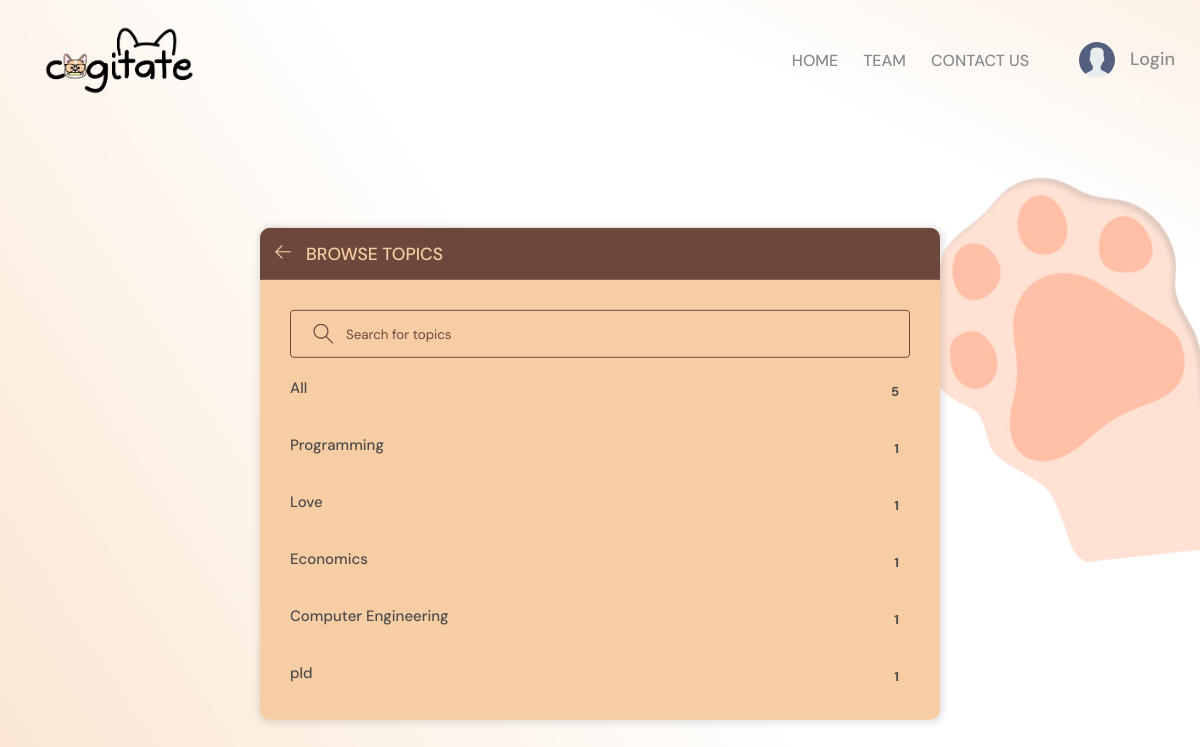
Page /topics/ on the committed database.
### base/models.py (models this page shows, shortened)
class Topic(models.Model):
    name = models.CharField(max_length=200)

### base/views.py (the view)
# urls.py: path('topics/', views.topicsPage, name="topics"),
def topicsPage(request):
    q = request.GET.get('q') if request.GET.get('q') != None else ''
    topics = Topic.objects.filter(name__icontains=q)
    return render(request, 'base/topics.html', {'topics': topics})

### base/templates/base/topics.html (shortened to what this page needs)
{% extends 'main.html' %}
{% block content %}
<main class="create-room layout">
  <div class="container">
    <div class="layout__box">
      <div class="layout__boxHeader">
        <div class="layout__boxTitle">
          <a href="{% url 'forums' %}">
            <svg version="1.1" xmlns="http://www.w3.org/2000/svg" width="32" height="32" viewBox="0 0 32 32">
              <title>arrow-left</title>
              <path
                d="M13.723 2.286l-13.723 13.714 13.719 13.714 1.616-1.611-10.96-10.96h27.625v-2.286h-27.625l10.965-10.965-1.616-1.607z">
              </path>
            </svg>
          </a>
          <h3>Browse Topics</h3>
        </div>
      </div>
      <div class="topics-page layout__body">
        <form action="" method="GET" class="header__search">
          <label>
            <input name="q" placeholder="Search for topics" />
          </label>
        </form>
        <ul class="topics__list">
          <li>
            <a href="{% url 'topics' %}" class="active">All <span>{{topics.count}}</span></a>
          </li>
          {% for topic in topics %}
          <li>
            <a href="{% url 'forums' %}?q={{topic.name}}">{{topic.name}} <span>{{topic.room_set.all.count}}</span></a>
          </li>
          {% endfor %}
        </ul>
      </div>
    </div>
  </div>
</main>
{% endblock content %}

### static/styles/style.css (style rules this page uses)
:root { --color-main: #F7CEA4; --color-dark: #6B483B; --color-light: #77615A; --color-white: #fcfcfc; --color-gray: #8b8b8b; --color-light-gray: #D9D9D9; --color-dark-gray:#4d4b4b; --color-bg: linear-gradient(45deg, #F7CEA4, #fcfcfc, #fcfcfc,#F7CEA4); --color-success: #5dd693; --color-error: #fc4b0b; }
* { font-family: "DM Sans", -apple-system, BlinkMacSystemFont, "Segoe UI", Roboto, Oxygen, Ubuntu, Cantarell, "Open Sans", "Helvetica Neue", sans-serif; margin: 0; padding: 0; box-sizing: border-box; text-rendering: optimizeLegibility; color: inherit; }
@media only screen and (min-width: 1200px) { html { font-size: 62.5%; } }
body { font-weight: 400; font-size: 2rem; background: var(--color-bg); min-height: 100vh; background-image: url('static\images\home.jpg'); }
a { display: inline-block; color: #6B483B; text-decoration: none; }
.container { max-width: 120rem; width: 90%; margin: auto; }
.header__search > label { background-color: var(--color-main); border: 1px solid var(--color-dark); padding: 1.3rem 1rem; display: flex; align-items: center; gap: 1rem; border-radius: 4px; }
.header__search svg { fill: var(--color-dark); width: 2.5rem; height: 2rem; margin-left: 1rem; }
.layout { margin-top: 2.4rem; }
.layout > .container { display: flex; justify-content: space-between; align-items: flex-start; }
.layout__box { width: 90%; max-width: 48rem; min-height: 20rem; position: absolute; top: 50%; left: 50%; transform: translate(-50%, -35%); background-color: var(--color-main); border-radius: 1rem; box-shadow: 1px 1px 6px 3px rgba(0, 0, 0, 0.1); overflow: hidden; }
.layout__boxHeader { display: flex; padding: 1.5rem; background-color: var(--color-dark); }
.layout__boxTitle { display: flex; gap: 1.5rem; align-items: center; }
.layout__boxTitle h3 { text-transform: uppercase; font-weight: 500; color: var(--color-main); }
.layout__boxTitle svg { width: 1.6rem; height: 1.6rem; fill: var(--color-main); }
.layout__body { margin: 3rem; }
.topics__list { list-style: none; }
.topics__list li a { display: flex; justify-content: space-between; margin-bottom: 3rem; font-weight: 500; color: var(--color-dark-gray); transition: all 0.3s ease-in-out; }
.topics__list li a.active { color: var(--color-dark-gray); }
.topics__list li a span { padding: 0.5rem 1rem; background-color: var(--color-main); border-radius: 3px; font-size: 1.3rem; font-weight: 700; letter-spacing: 1px; }
.topics-page .topics__list li:not(:last-child) a { margin: 2rem 0; padding-bottom: 1rem; text-decoration: none; border-bottom: 1px solid var(--color-dark-medium); }
.topics-page .header__search { display: block; }
.create-room.layout .layout__box { max-width: 68rem; }

### templates/main.html (style rules this page uses)
body { font-weight: 400; font-size: 1.5rem; min-height: 100vh; background-image: url('images/bg-paw.png'); background-size: cover; background-position: top right; background-repeat: no-repeat; }

### rows in the picture
Topic: name "Programming", room_set.all.count "1"
Topic: name "Love", room_set.all.count "1"
Topic: name "Economics", room_set.all.count "1"
Topic: name "Computer Engineering", room_set.all.count "1"
Topic: name "pld", room_set.all.count "1"

### other values in the picture
{{ topics.count }} "5"
